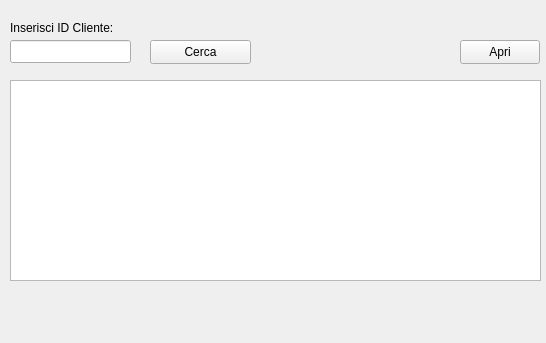
<?xml version="1.0" encoding="UTF-8"?>
<ui version="4.0">
 <class>RicercaCliente</class>
 <widget class="QWidget" name="RicercaCliente">
  <property name="geometry">
   <rect>
    <x>0</x>
    <y>0</y>
    <width>546</width>
    <height>343</height>
   </rect>
  </property>
  <property name="windowTitle">
   <string>Ricerca Cliente</string>
  </property>
  <widget class="QListView" name="lista_clienti">
   <property name="geometry">
    <rect>
     <x>10</x>
     <y>80</y>
     <width>531</width>
     <height>201</height>
    </rect>
   </property>
  </widget>
  <widget class="QLabel" name="label">
   <property name="geometry">
    <rect>
     <x>10</x>
     <y>20</y>
     <width>131</width>
     <height>16</height>
    </rect>
   </property>
   <property name="text">
    <string>Inserisci ID Cliente:</string>
   </property>
  </widget>
  <widget class="QLineEdit" name="line_barra">
   <property name="geometry">
    <rect>
     <x>10</x>
     <y>40</y>
     <width>121</width>
     <height>23</height>
    </rect>
   </property>
  </widget>
  <widget class="QPushButton" name="btn_cerca">
   <property name="geometry">
    <rect>
     <x>150</x>
     <y>40</y>
     <width>101</width>
     <height>24</height>
    </rect>
   </property>
   <property name="text">
    <string>Cerca</string>
   </property>
  </widget>
  <widget class="QPushButton" name="btn_apri">
   <property name="geometry">
    <rect>
     <x>460</x>
     <y>40</y>
     <width>80</width>
     <height>24</height>
    </rect>
   </property>
   <property name="text">
    <string>Apri</string>
   </property>
  </widget>
 </widget>
 <resources/>
 <connections/>
</ui>
